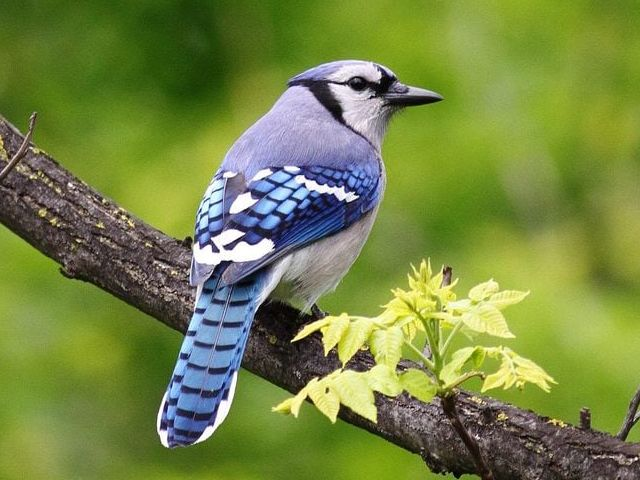
#> input picture app/salience/test_scripts/test.jpg, 640 x 480 px
$ python -i models.py   (imports and definitions only)   (older library calls are emulated)
#> lines starting #> are read from the running program, lines starting #| are printed output that depends on the picture
#> further down, picture is the input picture: shape (480, 640, 3); mean B, G, R 68.1, 134, 117.6
import numpy as np
import cv2
from skimage.color import rgb2gray

class IttiKoch:
    @staticmethod
    def _normalize_map(m):
        """Normalize so that peaks stand out:
           divide by (max+ε), then multiply by (1 – mean)."""
        m = np.abs(m)
        M = m.max()
        if M == 0:
            return np.zeros_like(m)
        m = m / M
        return m * (1 - m.mean())

    @staticmethod
    def _center_surround(feature, c=3, s=9):
        """DoG: difference of Gaussian-blurred maps"""
        small = cv2.GaussianBlur(feature, (0,0), c)
        large = cv2.GaussianBlur(feature, (0,0), s)
        return large - small

    @staticmethod
    def computeSaliency(img, resize_to=None):
        """
        img: HxWx3 BGR or RGB image
        returns: success flag, saliency map in [0,1]
        """
        if img is None:
            return False, None

        # 1) convert & optionally resize
        if img.ndim == 3:
            imgf = img.astype(np.float32) / 255.0
        else:
            imgf = np.dstack([img]*3).astype(np.float32) / 255.0

        if resize_to is not None:
            imgf = cv2.resize(imgf, resize_to, interpolation=cv2.INTER_AREA)

        H, W, _ = imgf.shape
#> H = 480; W = 640

        # 2) Intensity channel
        I = cv2.cvtColor((imgf*255).astype(np.uint8), cv2.COLOR_BGR2GRAY).astype(np.float32)/255.0

        # 3) Color channels
        R, G, B = imgf[:,:,2], imgf[:,:,1], imgf[:,:,0]
        rg = R - G
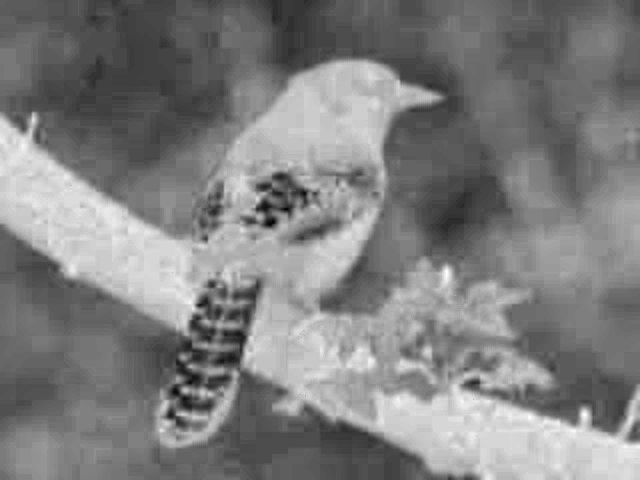
#> rg: shape (480, 640) float32; min -0.239, max 0.11, mean -0.0643; drawn with min black and max white
        by = B - (R+G)/2
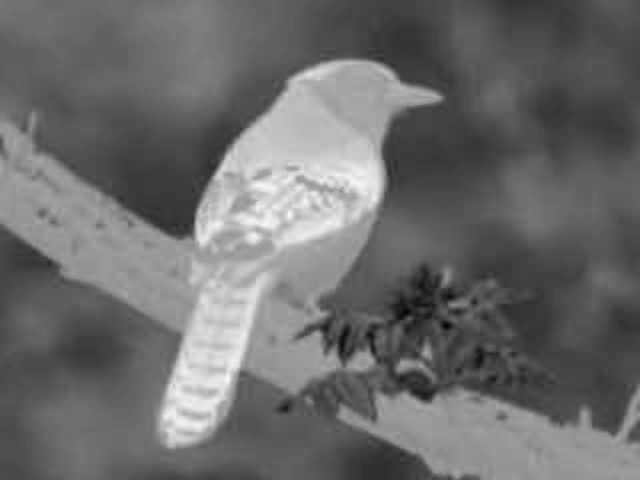
#> by: shape (480, 640) float32; min -0.712, max 0.429, mean -0.226; drawn with min black and max white

        # 4) Orientation channels
        angles = [0, 45, 90, 135]
        O = []
        for angle in angles:
            # rotate image so that sobel-x gives response at desired orientation
            M = cv2.getRotationMatrix2D((W/2,H/2), angle, 1)
            rot = cv2.warpAffine(I, M, (W,H), flags=cv2.INTER_LINEAR)
            sob = cv2.Sobel(rot, cv2.CV_32F, 1, 0, ksize=7)
            # rotate back
            iM = cv2.invertAffineTransform(M)
            sob = cv2.warpAffine(sob, iM, (W,H), flags=cv2.INTER_LINEAR)
            O.append(sob)
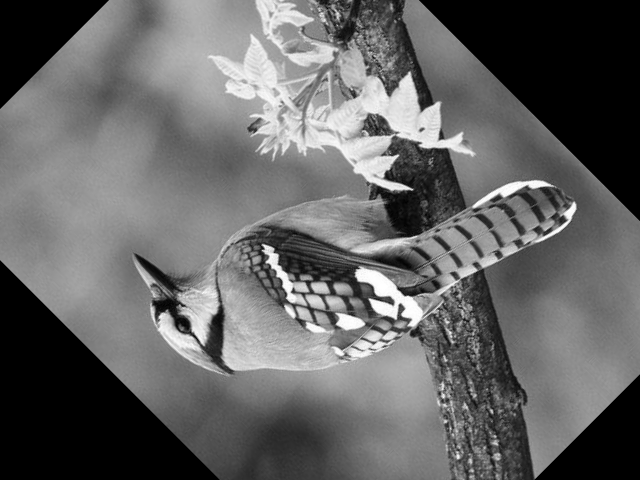
#> rot: shape (480, 640) float32; min 0, max 1, mean 0.397
#> after the loop, O = 4 items

        # 5) Build feature maps with center-surround
        feats = []
        for feat in [I, rg, by] + O:
            cs = IttiKoch._center_surround(feat)
            feats.append(IttiKoch._normalize_map(cs))
#> this loop made 7 passes
#> M in _normalize_map on passes 1 to 7: 0.377, 0.096, 0.207, 151.5, 181.6, 164.2, 152.5
#> pass 1, in _center_surround, `large = cv2.GaussianBlur(feature, (0,0), s)`:
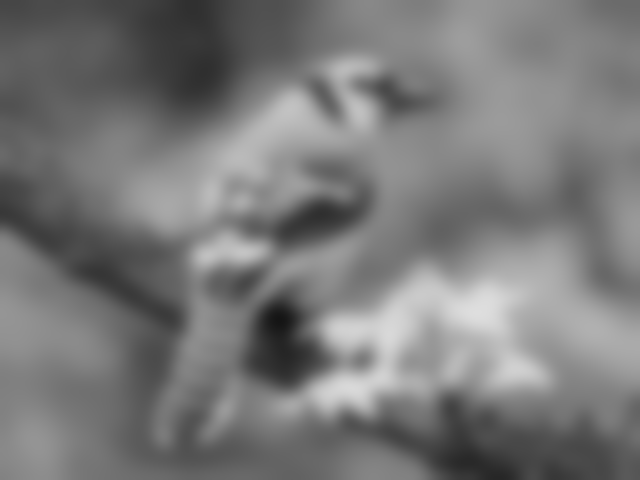
#> large: shape (480, 640) float32; min 0.0837, max 0.872, mean 0.477
#> pass 1, in _normalize_map, `m = np.abs(m)`:
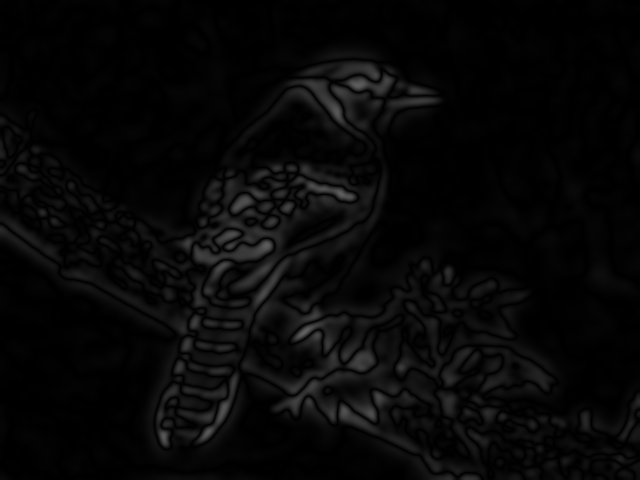
#> m: shape (480, 640) float32; min 2.98e-08, max 0.377, mean 0.0302
#> after the loop:
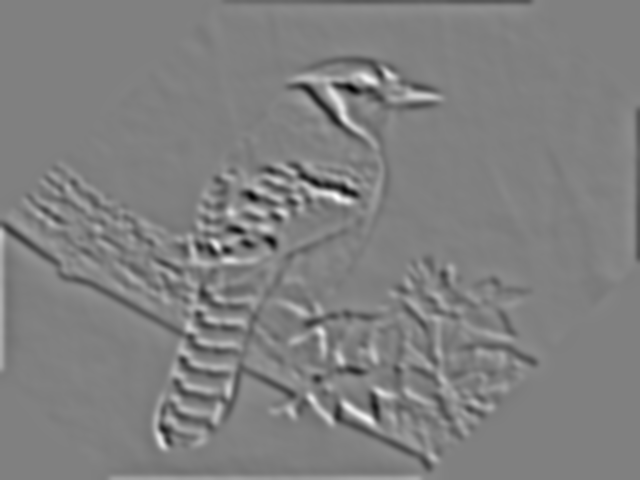
#> cs: shape (480, 640) float32; min -152.5, max 150.1, mean 0; drawn with min black and max white
#> after the loop, feats = 7 items

        # 6) Conspicuity maps: sum intensity, sum color, sum orientation
        CI = feats[0]
        CC = feats[1] + feats[2]
        CO = sum(feats[3:])

        # 7) Final map: normalize & add
        sal = np.stack([CI, CC, CO], axis=0).sum(0)
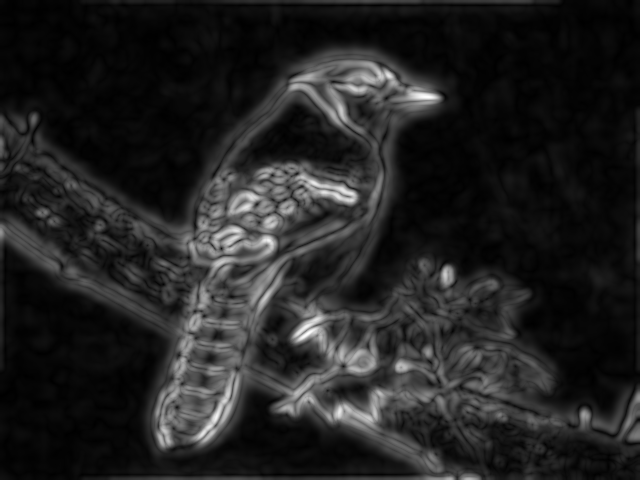
#> sal: shape (480, 640) float32; min 0.00392, max 3.33, mean 0.455; drawn with min black and max white
        if sal.max() > sal.min():
            sal = (sal - sal.min()) / (sal.max() - sal.min())
            return True, sal.astype(np.float32)
        else:
            return False, None

class BMS:
    # [66 lines left out: functions binarize_img, activate_bool_map, computeSaliency, not called in this run]

class BMSFast:
    # [61 lines left out: functions _activate_bool_map, computeSaliency, not called in this run]

>>> import cv2
>>> picture = cv2.imread('salience/test_scripts/test.jpg')
>>> result = IttiKoch().computeSaliency(picture)
